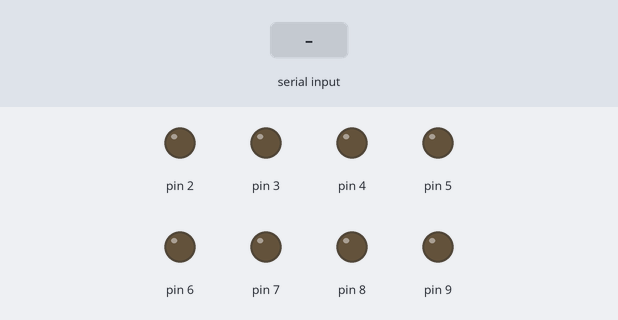
Recording of a sketch running on a simulated Arduino Uno, built with avr-gcc and run on an emulated ATmega328P. On the bench: output pins drawn as LEDs (lit = HIGH). Inputs (shaded band) come from the test bench.

Above: at 1.2 s.
1.3 s: "1" received over Serial
At 2.4 s:
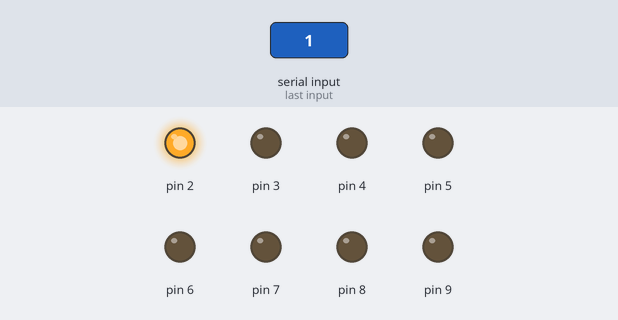
2.8 s: "2" received over Serial
At 3.6 s:
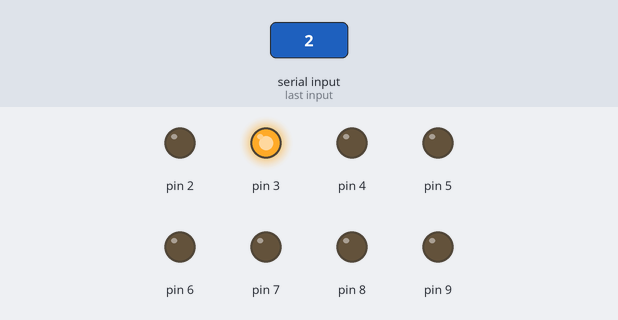
4.3 s: "3" received over Serial
At 4.7 s:
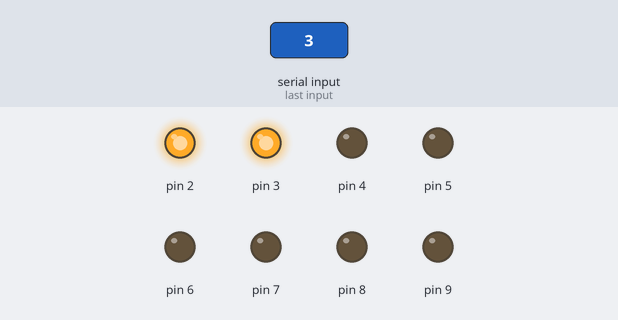
5.8 s: "4" received over Serial
At 7.0 s:
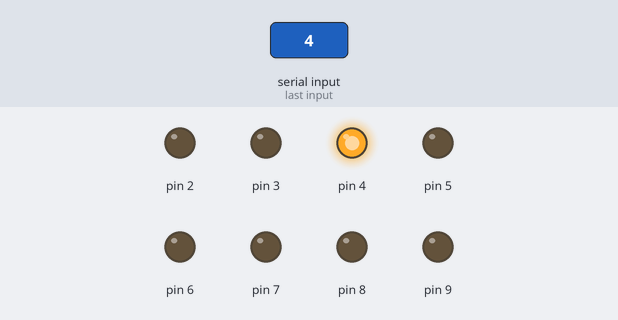
7.3 s: "5" received over Serial
At 8.2 s:
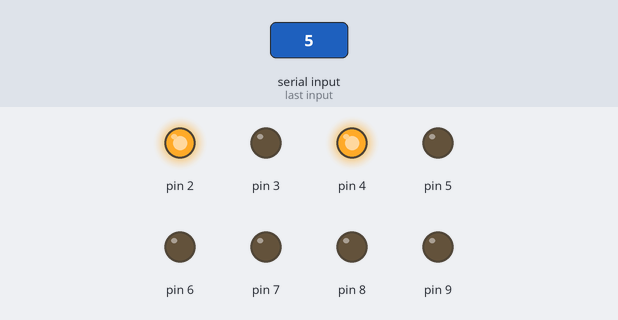
8.8 s: "6" received over Serial
At 9.4 s:
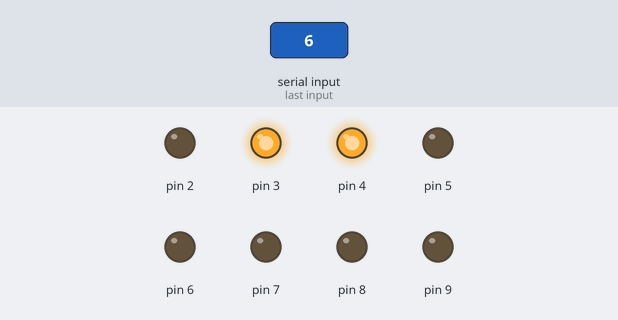
Timing chart, 0 to 11.3 s (numbered marks = the images above; inputs shaded):
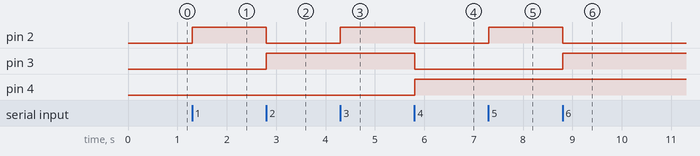

Measured:
- after the input at 1.3 s, pin 2: LOW → HIGH at once
- after the input at 2.8 s, pin 2: HIGH → LOW at once; pin 3: LOW → HIGH at once
- after the input at 4.3 s, pin 2: LOW → HIGH at once
- after the input at 5.8 s, pin 2, pin 3: HIGH → LOW at once; pin 4: LOW → HIGH at once
- after the input at 7.3 s, pin 2: LOW → HIGH at once
- after the input at 8.8 s, pin 2: HIGH → LOW at once; pin 3: LOW → HIGH at once

The sketch:

one_LED.ino
```cpp
#include <SoftwareSerial.h>

int comdata;
void setup()
{
  Serial.begin(9600);
  pinMode(2,OUTPUT);
  pinMode(3,OUTPUT);
  pinMode(4,OUTPUT);
  pinMode(5,OUTPUT);
  pinMode(6,OUTPUT);
  pinMode(7,OUTPUT);
  pinMode(8,OUTPUT);
  pinMode(9,OUTPUT);
}
void loop() {
  while(Serial.available()>0)
  {
    comdata=int(Serial.read());
  }
  switch(comdata)
  {
    case '0':show0();break;
    case '1':show1();break;
    case '2':show2();break;
    case '3':show3();break;
    case '4':show4();break;
    case '5':show5();break;
    case '6':show6();break;
    case '7':show7();break;
    case '8':show8();break;
    case '9':show9();break;
    default:break;
  }
}
void show0()
{
  digitalWrite(2,LOW);
  digitalWrite(3,LOW);
  digitalWrite(4,LOW);
  digitalWrite(5,LOW);
  digitalWrite(6,LOW);
  delay(2);
  digitalWrite(6,LOW);
}
void show1()
{
  digitalWrite(2,HIGH);
  digitalWrite(3,LOW);
  digitalWrite(4,LOW);
  digitalWrite(5,LOW);
  digitalWrite(6,LOW);
  delay(2);
  digitalWrite(6,HIGH);
}
void show2()
{
  digitalWrite(2,LOW);
  digitalWrite(3,HIGH);
  digitalWrite(4,LOW);
  digitalWrite(5,LOW);
  digitalWrite(6,LOW);
  delay(2);
  digitalWrite(6,LOW);
}
void show3()
{
  digitalWrite(2,HIGH);
  digitalWrite(3,HIGH);
  digitalWrite(4,LOW);
  digitalWrite(5,LOW);
  digitalWrite(6,LOW);
  delay(2);
  digitalWrite(6,HIGH);
}
void show4()
{
  digitalWrite(2,LOW);
  digitalWrite(3,LOW);
  digitalWrite(4,HIGH);
  digitalWrite(5,LOW);
  digitalWrite(6,LOW);
  delay(2);
  digitalWrite(6,HIGH);
}

void show5()
{
  digitalWrite(2,HIGH);
  digitalWrite(3,LOW);
  digitalWrite(4,HIGH);
  digitalWrite(5,LOW);
  digitalWrite(6,LOW);
  delay(2);
  digitalWrite(6,HIGH);
}

void show6()
{
  digitalWrite(2,LOW);
  digitalWrite(3,HIGH);
  digitalWrite(4,HIGH);
  digitalWrite(5,LOW);
  digitalWrite(6,LOW);
  delay(2);
  digitalWrite(6,HIGH);
}

void show7()
{
  digitalWrite(2,HIGH);
  digitalWrite(3,HIGH);
  digitalWrite(4,HIGH);
  digitalWrite(5,LOW);
  digitalWrite(6,LOW);
  delay(2);
  digitalWrite(6,HIGH);
}
void show8()
{
  digitalWrite(2,LOW);
  digitalWrite(3,LOW);
  digitalWrite(4,LOW);
  digitalWrite(5,HIGH);
  digitalWrite(6,LOW);
  delay(2);
  digitalWrite(6,HIGH);
}
void show9()
{
  digitalWrite(2,HIGH);
  digitalWrite(3,LOW);
  digitalWrite(4,LOW);
  digitalWrite(5,HIGH);
  digitalWrite(6,LOW);
  delay(2);
  digitalWrite(6,HIGH);
}
```
